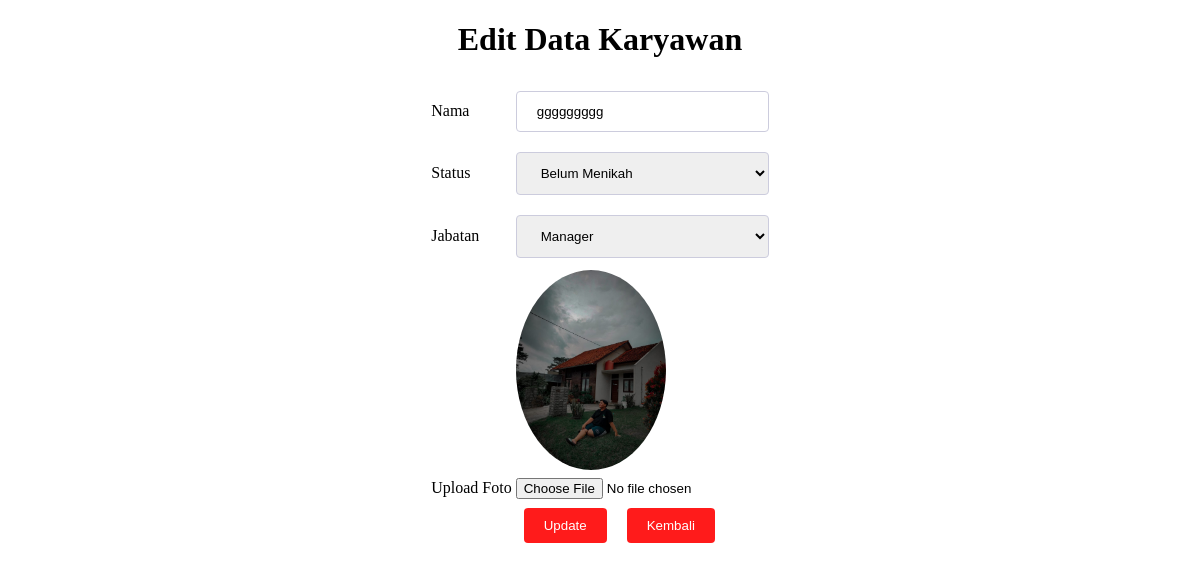
Page /karyawan/edit/2 on the committed database.
### tables this page shows
CREATE TABLE `tabel_12210922` (
  `id` int(11) NOT NULL,
  `nama` varchar(100) NOT NULL,
  `status` varchar(100) NOT NULL,
  `jabatan` varchar(100) NOT NULL,
  `foto` text NOT NULL,
  `gaji` int(11) NOT NULL,
  `tunjangan` int(11) NOT NULL,
  `total` int(11) NOT NULL
);

### application/controllers/Karyawan.php (called while the page is built, shortened)
<?php
class Karyawan extends CI_Controller{
    function __construct() {
        $this->load->model('Karyawan_model');
        $this->load->library('form_validation');
    }
    function edit ($id) {
        $where = array('id' => $id);
        $data['karyawan'] = $this->Karyawan_model->edit_data($where,'tabel_12210922')->result();
        $data['status'] = ['Menikah','Belum Menikah'];
        $data['jabatan'] = ['Direktur','Manager','Staff'];
        $this->load->view('edit_data',$data);
    }
}

### index.php (called while the page is built, shortened)
<?php
require_once BASEPATH.'core/CodeIgniter.php';

### application/models/Karyawan_model.php (called while the page is built, shortened)
<?php
class Karyawan_model extends CI_Model {
    function edit_data ($where,$table) {
        return $this->db->get_where($table,$where);
    }
}
?>

### application/views/edit_data.php (the view, shortened to what this page needs)
<!DOCTYPE html>
<html>
<head>
    <link rel="stylesheet" type="text/css" href="<?php echo base_url () ?>desain/css/style.css">
</head>
<body>
    <center>
        <h1>Edit Data Karyawan</h1>
    </center>
    <?php foreach($karyawan as $k) { ?>
    <form action="<?php echo base_url(). 'karyawan/update'; ?>" method="post" enctype="multipart/form-data">
        <table style="margin:20px auto;">
            <tr>
                <td>Nama</td>
                <td>
                    <input type="text" name="nama" value="<?php echo $k->nama ?>">
                </td>
            </tr>
            <tr>
                <td>Status</td>
                <td>
                    <select name="status" id="status">
                        <?php foreach($status as $s):?>
                            <?php if($s == $k->status):?>
                                <option value="<?= $s; ?>" selected><?= $s; ?></option>
                            <?php else: ?>
                                <option value="<?= $s; ?>"><?= $s; ?></option>
                            <?php endif; ?>
                        <?php endforeach; ?>
                    </select>
                </td>
            </tr>
            <tr>
                <td>Jabatan</td>
                <td>
                    <select name="jabatan" id="jabatan">
                        <?php foreach($jabatan as $j):?>
                            <?php if($j == $k->jabatan):?>
                                <option value="<?= $j; ?>" selected><?= $j; ?></option>
                            <?php else: ?>
                                <option value="<?= $j; ?>"><?= $j; ?></option>
                            <?php endif; ?>
                        <?php endforeach; ?>
                    </select>
                </td>
            </tr>
            <tr>
                <td></td>
                <td>
                    <img src="<?php echo base_url();?><?php echo $k->foto ?>" width="150px" height="auto">
                </td>
            </tr>
            <tr>
                <td>Upload Foto</td>
                <td><input type="file" name="foto"></td>
            </tr>
            <tr>
                <td></td>
                <td><input type="submit" value="Update"> <?php echo anchor('karyawan/index','<input type=button value=Kembali>'); ?></td>
            </tr>
        </table>
    </form>
    <?php } ?>
</body>
</html>

### desain/css/style.css (style rules this page uses)
body { background-image: url('https://images.unsplash.com/photo-1517154421773-0529f29ea451?ixlib=rb-4.0.3&ixid=MnwxMjA3fDB8MHxzZWFyY2h8Nnx8c2VvdWx8ZW58MHx8MHx8&w=1000&q=80'); background-repeat: no-repeat; background-attachment: fixed; background-size: 100% 100%; }
input[type=text],input[type=password], select { width: 100%; padding: 12px 20px; margin: 8px 0; display: inline-block; border:1px solid #ccd; border-radius: 4px; box-sizing: border-box; }
input[type=text], input[type=password]:focus { background-color: rgb(255, 255, 255); }
input[type=submit],input[type=button], input[type=reset] { background-color: #ff1b1b; border: none; color: white; padding: 10px 20px; text-decoration: none; margin: 5px 8px; cursor: pointer; border-radius: 4px; float:center; }
img { border-radius: 80%; }

### rows in the picture
tabel_12210922: nama "ggggggggg", status "Belum Menikah", jabatan "Manager", foto (picture)
